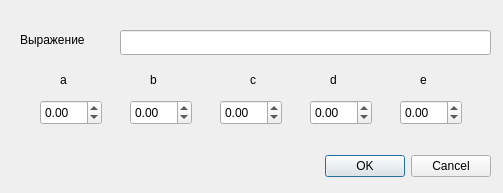
<?xml version="1.0" encoding="UTF-8"?>
<ui version="4.0">
 <class>AddDialog</class>
 <widget class="QDialog" name="AddDialog">
  <property name="geometry">
   <rect>
    <x>0</x>
    <y>0</y>
    <width>503</width>
    <height>193</height>
   </rect>
  </property>
  <property name="windowTitle">
   <string>Dialog</string>
  </property>
  <widget class="QDialogButtonBox" name="buttonBox">
   <property name="geometry">
    <rect>
     <x>150</x>
     <y>150</y>
     <width>341</width>
     <height>32</height>
    </rect>
   </property>
   <property name="orientation">
    <enum>Qt::Horizontal</enum>
   </property>
   <property name="standardButtons">
    <set>QDialogButtonBox::Cancel|QDialogButtonBox::Ok</set>
   </property>
  </widget>
  <widget class="QLineEdit" name="lineEdit">
   <property name="geometry">
    <rect>
     <x>120</x>
     <y>30</y>
     <width>371</width>
     <height>25</height>
    </rect>
   </property>
  </widget>
  <widget class="QLabel" name="label">
   <property name="geometry">
    <rect>
     <x>20</x>
     <y>30</y>
     <width>101</width>
     <height>20</height>
    </rect>
   </property>
   <property name="text">
    <string>Выражение</string>
   </property>
  </widget>
  <widget class="QLabel" name="label_2">
   <property name="geometry">
    <rect>
     <x>60</x>
     <y>70</y>
     <width>63</width>
     <height>20</height>
    </rect>
   </property>
   <property name="text">
    <string>a</string>
   </property>
  </widget>
  <widget class="QLabel" name="label_3">
   <property name="geometry">
    <rect>
     <x>150</x>
     <y>70</y>
     <width>63</width>
     <height>20</height>
    </rect>
   </property>
   <property name="text">
    <string>b</string>
   </property>
  </widget>
  <widget class="QLabel" name="label_4">
   <property name="geometry">
    <rect>
     <x>250</x>
     <y>70</y>
     <width>63</width>
     <height>20</height>
    </rect>
   </property>
   <property name="text">
    <string>c</string>
   </property>
  </widget>
  <widget class="QLabel" name="label_5">
   <property name="geometry">
    <rect>
     <x>330</x>
     <y>70</y>
     <width>63</width>
     <height>20</height>
    </rect>
   </property>
   <property name="text">
    <string>d</string>
   </property>
  </widget>
  <widget class="QLabel" name="label_6">
   <property name="geometry">
    <rect>
     <x>420</x>
     <y>70</y>
     <width>63</width>
     <height>20</height>
    </rect>
   </property>
   <property name="text">
    <string>e</string>
   </property>
  </widget>
  <widget class="QDoubleSpinBox" name="doubleSpinBox">
   <property name="geometry">
    <rect>
     <x>40</x>
     <y>100</y>
     <width>62</width>
     <height>25</height>
    </rect>
   </property>
   <property name="minimum">
    <double>-1000.000000000000000</double>
   </property>
   <property name="maximum">
    <double>1000.000000000000000</double>
   </property>
  </widget>
  <widget class="QDoubleSpinBox" name="doubleSpinBox_2">
   <property name="geometry">
    <rect>
     <x>130</x>
     <y>100</y>
     <width>62</width>
     <height>25</height>
    </rect>
   </property>
   <property name="minimum">
    <double>-1000.000000000000000</double>
   </property>
   <property name="maximum">
    <double>1000.000000000000000</double>
   </property>
  </widget>
  <widget class="QDoubleSpinBox" name="doubleSpinBox_3">
   <property name="geometry">
    <rect>
     <x>220</x>
     <y>100</y>
     <width>62</width>
     <height>25</height>
    </rect>
   </property>
   <property name="minimum">
    <double>-1000.000000000000000</double>
   </property>
   <property name="maximum">
    <double>1000.000000000000000</double>
   </property>
  </widget>
  <widget class="QDoubleSpinBox" name="doubleSpinBox_4">
   <property name="geometry">
    <rect>
     <x>310</x>
     <y>100</y>
     <width>62</width>
     <height>25</height>
    </rect>
   </property>
   <property name="minimum">
    <double>-1000.000000000000000</double>
   </property>
   <property name="maximum">
    <double>1000.000000000000000</double>
   </property>
  </widget>
  <widget class="QDoubleSpinBox" name="doubleSpinBox_5">
   <property name="geometry">
    <rect>
     <x>400</x>
     <y>100</y>
     <width>62</width>
     <height>25</height>
    </rect>
   </property>
   <property name="minimum">
    <double>-1000.000000000000000</double>
   </property>
   <property name="maximum">
    <double>1000.000000000000000</double>
   </property>
  </widget>
 </widget>
 <resources/>
 <connections>
  <connection>
   <sender>buttonBox</sender>
   <signal>accepted()</signal>
   <receiver>AddDialog</receiver>
   <slot>accept()</slot>
   <hints>
    <hint type="sourcelabel">
     <x>248</x>
     <y>254</y>
    </hint>
    <hint type="destinationlabel">
     <x>157</x>
     <y>274</y>
    </hint>
   </hints>
  </connection>
  <connection>
   <sender>buttonBox</sender>
   <signal>rejected()</signal>
   <receiver>AddDialog</receiver>
   <slot>reject()</slot>
   <hints>
    <hint type="sourcelabel">
     <x>316</x>
     <y>260</y>
    </hint>
    <hint type="destinationlabel">
     <x>286</x>
     <y>274</y>
    </hint>
   </hints>
  </connection>
 </connections>
</ui>
